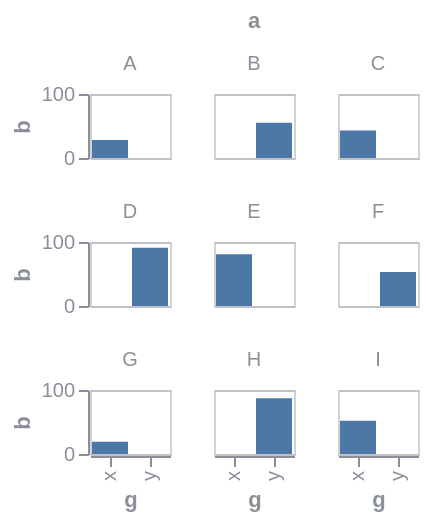

Vega-Lite specification for this chart:
### Vega specification from a JSON file in a GitHub repository (floating-point values rounded to 4 significant figures)
{"$schema": "https://vega.github.io/schema/vega/v6.json", "background": null, "padding": 5, "data": [{"name": "source_0", "values": [{"a": "A", "b": 28, "c": 5, "g": "x"}, {"a": "B", "b": 55, "c": 9, "g": "y"}, {"a": "C", "b": 43, "c": 2, "g": "x"}, {"a": "D", "b": 91, "c": 7, "g": "y"}, {"a": "E", "b": 81, "c": 4, "g": "x"}, {"a": "F", "b": 53, "c": 6, "g": "y"}, {"a": "G", "b": 19, "c": 8, "g": "x"}, {"a": "H", "b": 87, "c": 1, "g": "y"}, {"a": "I", "b": 52, "c": 3, "g": "x"}]}, {"name": "data_0", "source": "source_0", "transform": [{"type": "stack", "groupby": ["g", "a"], "field": "b", "sort": {"field": [], "order": []}, "as": ["b_start", "b_end"], "offset": "zero"}, {"type": "filter", "expr": "isValid(datum[\"b\"]) && isFinite(+datum[\"b\"])"}]}, {"name": "facet_domain", "source": "data_0", "transform": [{"type": "aggregate", "groupby": ["a"]}]}, {"name": "facet_domain_row", "transform": [{"type": "sequence", "start": 0, "stop": {"signal": "ceil(length(data(\"facet_domain\")) / 3)"}}]}, {"name": "facet_domain_column", "transform": [{"type": "sequence", "start": 0, "stop": {"signal": "min(length(data(\"facet_domain\")), 3)"}}]}], "signals": [{"name": "child_width", "value": 40}, {"name": "child_height", "value": 32}], "layout": {"padding": 20, "bounds": "full", "align": "all", "columns": 3}, "marks": [{"name": "facet-title", "type": "group", "role": "column-title", "title": {"text": "a", "style": "guide-title", "offset": 10}}, {"name": "row_header", "type": "group", "role": "row-header", "from": {"data": "facet_domain_row"}, "encode": {"update": {"height": {"signal": "child_height"}}}, "axes": [{"scale": "y", "orient": "left", "grid": false, "title": "b", "labelOverlap": true, "tickCount": {"signal": "ceil(child_height/40)"}, "zindex": 0}]}, {"name": "column_footer", "type": "group", "role": "column-footer", "from": {"data": "facet_domain_column"}, "encode": {"update": {"width": {"signal": "child_width"}}}, "axes": [{"scale": "x", "orient": "bottom", "grid": false, "title": "g", "labelAlign": "right", "labelAngle": 270, "labelBaseline": "middle", "zindex": 0}]}, {"name": "cell", "type": "group", "title": {"text": {"signal": "isValid(parent[\"a\"]) ? parent[\"a\"] : \"\"+parent[\"a\"]"}, "style": "guide-label", "frame": "group", "offset": 10}, "style": "cell", "from": {"facet": {"name": "facet", "data": "data_0", "groupby": ["a"]}}, "sort": {"field": ["datum[\"a\"]"], "order": ["ascending"]}, "encode": {"update": {"width": {"signal": "child_width"}, "height": {"signal": "child_height"}}}, "marks": [{"name": "child_marks", "type": "rect", "style": ["bar"], "from": {"data": "facet"}, "encode": {"update": {"fill": {"value": "#4c78a8"}, "ariaRoleDescription": {"value": "bar"}, "description": {"signal": "\"g: \" + (isValid(datum[\"g\"]) ? isArray(datum[\"g\"]) ? join(datum[\"g\"], ' ') : datum[\"g\"] : \"\"+datum[\"g\"]) + \"; b: \" + (format(datum[\"b\"], \"\"))"}, "x": {"scale": "x", "field": "g"}, "width": {"signal": "max(0.25, bandwidth('x'))"}, "y": {"scale": "y", "field": "b_end"}, "y2": {"scale": "y", "field": "b_start"}}}}], "axes": [{"scale": "y", "orient": "left", "gridScale": "x", "grid": true, "tickCount": {"signal": "ceil(child_height/40)"}, "domain": false, "labels": false, "aria": false, "maxExtent": 0, "minExtent": 0, "ticks": false, "zindex": 0}]}], "scales": [{"name": "x", "type": "band", "domain": {"data": "data_0", "field": "g", "sort": true}, "range": [0, {"signal": "child_width"}], "paddingInner": 0.1, "paddingOuter": 0.05}, {"name": "y", "type": "linear", "domain": {"data": "data_0", "fields": ["b_start", "b_end"]}, "range": [{"signal": "child_height"}, 0], "nice": true, "zero": true}], "config": {"axis": {"labelColor": "#8a8f98", "titleColor": "#8a8f98", "domainColor": "#8a8f98", "tickColor": "#8a8f98", "gridColor": "#8a8f98", "gridOpacity": 0.25}, "style": {"cell": {"stroke": "#8a8f98", "strokeOpacity": 0.4}, "guide-label": {"fill": "#8a8f98"}, "guide-title": {"fill": "#8a8f98"}}}}
